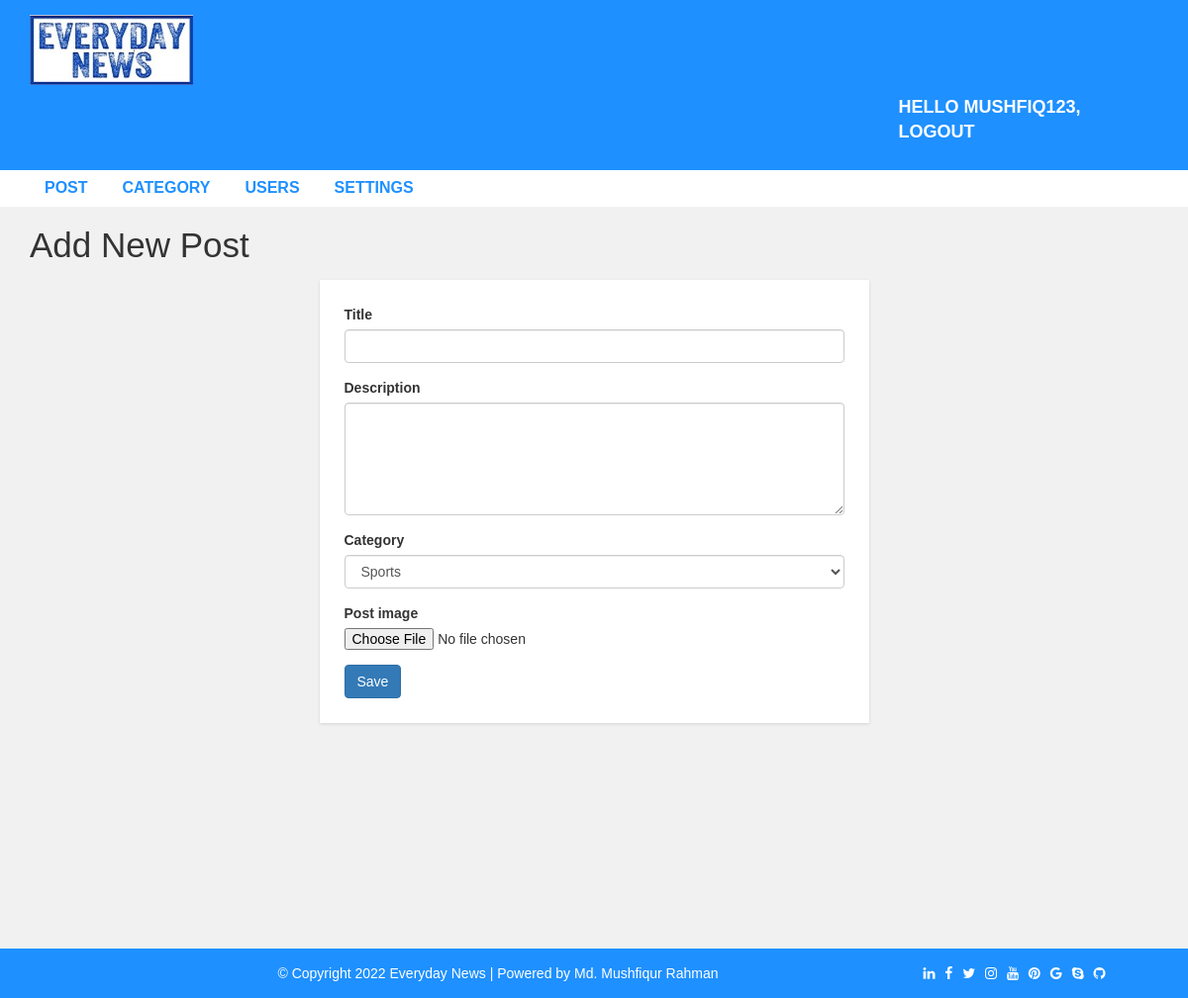
/admin/add-post.php (signed in), run on the app's committed database.
### tables this page shows
CREATE TABLE `settings` (
  `websitename` varchar(60) NOT NULL,
  `logo` varchar(60) NOT NULL,
  `footerdesc` varchar(255) NOT NULL
);

### admin/add-post.php (the view, shortened to what this page needs)
<?php include "header.php"; ?>
  <div id="admin-content">
      <div class="container">
         <div class="row">
             <div class="col-md-12">
                 <h1 class="admin-heading">Add New Post</h1>
             </div>
              <div class="col-md-offset-3 col-md-6">
                  <form  action="save-post.php" method="POST" enctype="multipart/form-data">
                      <div class="form-group">
                          <label for="post_title">Title</label>
                          <input type="text" name="post_title" class="form-control" autocomplete="off" required>
                      </div>
                      <div class="form-group">
                          <label for="exampleInputPassword1"> Description</label>
                          <textarea name="postdesc" class="form-control" rows="5"  required></textarea>
                      </div>
                      <div class="form-group">
                          <label for="exampleInputPassword1">Category</label>
                          <select name="category" class="form-control">
                              <?php
                                include 'config.php';
                                $sql = "SELECT * FROM category";
                                $result = mysqli_query($conn,$sql) or die("Query Failed");
                                if (mysqli_num_rows($result) > 0) {
                                  while ($row = mysqli_fetch_assoc($result)) {
                                    echo "<option value='{$row['category_id']}'>{$row['category_name']}</option>";
                                  }
                                }
                               ?>
                          </select>
                      </div>
                      <div class="form-group">
                          <label for="exampleInputPassword1">Post image</label>
                          <input type="file" name="fileToUpload" required>
                      </div>
                      <input type="submit" name="submit" class="btn btn-primary" value="Save" required />
                  </form>
              </div>
          </div>
      </div>
  </div>
<?php include "footer.php"; ?>

### admin/header.php (shortened to what this page needs)
<!DOCTYPE html>
<html lang="en">
<head>
  <link rel="stylesheet" href="../css/bootstrap.min.css" />
  <link rel="stylesheet" href="../css/font-awesome.css">
  <link rel="stylesheet" href="../css/style.css">
</head>
<body>
  <div id="header-admin">
    <div class="container">
      <div class="row">
        <div class="col-md-2">
          <?php
          include "config.php";
          $sql = "SELECT * FROM settings";
          $result = mysqli_query($conn, $sql) or die("Query Failed.");
          if(mysqli_num_rows($result) > 0){
            while($row = mysqli_fetch_assoc($result)) {
              if ($row['logo'] == "") {
                echo '<a href="index.php"><h1>' . $row['websitename'].'</h1></a>';
              }else{
                echo '<a href="post.php"><img class="logo" src="images/'.$row['logo'].'"></a>';
              }
            }
          }
          ?>
        </div>
        <div class="col-md-offset-9  col-md-3">
          <a href="logout.php" class="admin-logout" >Hello <?php echo $_SESSION['username'] . ", "; ?>logout</a>
        </div>
      </div>
    </div>
  </div>
  <div id="admin-menubar">
    <div class="container">
      <div class="row">
        <div class="col-md-12">
          <ul class="admin-menu">
            <li>
              <a href="post.php">Post</a>
            </li>
            <?php
            if ($_SESSION['user_role'] == '1') {
              ?>
              <li>
                <a href="category.php">Category</a>
              </li>
              <li>
                <a href="users.php">Users</a>
              </li>
              <li>
                <a href="settings.php">Settings</a>
              </li>
            <?php } ?>
          </ul>
        </div>
      </div>
    </div>
  </div>

### admin/footer.php
<div id ="footer">
    <div class="container">
        <div class="row">
            <div class="col-md-12">
                <?php
                  include "config.php";
                  $sql = "SELECT * FROM settings";
                  $result = mysqli_query($conn, $sql) or die("Query Failed.");
                  if(mysqli_num_rows($result) > 0){
                    while($row = mysqli_fetch_assoc($result)) {
                ?>
                 <span style="margin: 0px 200px;"><?php echo $row['footerdesc'] ?></span>
                <span>
                    <a href="#" style="margin: 0px 3px;" class="fa fa-linkedin"></a>
                    <a href="#" style="margin: 0px 3px;" class="fa fa-facebook"></a>
                    <a href="#" style="margin: 0px 3px;" class="fa fa-twitter"></a>
                    <a href="#" style="margin: 0px 3px;" class="fa fa-instagram"></a>
                    <a href="#" style="margin: 0px 3px;" class="fa fa-youtube"></a>
                    <a href="#" style="margin: 0px 3px;" class="fa fa-pinterest"></a>
                    <a href="#" style="margin: 0px 3px;" class="fa fa-google"></a>
                    <a href="#" style="margin: 0px 3px;" class="fa fa-skype"></a>
                    <a href="#" style="margin: 0px 3px;" class="fa fa-github"></a>
                </span>
                <?php
                    }
                }
                 ?>
            </div>
        </div>
    </div>
</div>
</body>
</html>

### css/style.css (style rules this page uses)
body { background: #f1f1f1; font-family: sans-serif,arial,Helvetica; }
a, a:hover, a:focus { text-decoration: none; outline: none; }
ul { margin:0; padding:0; list-style:none; }
img.logo { width: 100%; height: auto; display: block; }
#header-admin { background-color: #1E90FF; padding: 15px 0; }
#header-admin .admin-logout { margin: 10px 0; color: #fff; font-size: 18px; font-weight: 600; text-transform: uppercase; display: inline-block; }
#admin-menubar { background-color: #fff; }
#admin-menubar .admin-menu { font-size: 0; }
#admin-menubar .admin-menu li { display: inline-block; margin: 0 5px 0 0; }
#admin-menubar .admin-menu li a { color: #1E90FF; font-size: 16px; font-weight: 600; text-transform: uppercase; padding: 7px 15px; display: block; transition: all 0.3s; }
#admin-content { padding: 20px 0; min-height: 750px; }
#admin-content .admin-heading { font-size: 35px; margin: 0 0 15px; }
form { background: #fff; padding: 25px; box-shadow:0 1px 3px rgba(0, 0, 0, 0.13); }
#footer { color: #fff; padding:15px 0; text-align:center; background-color:#1e90ff; }
#footer a { color:#fff; }

### data on the page
settings: logo (picture), footerdesc "© Copyright 2022 Everyday News | Powered by Md. Mushfiqur Rahman"

### other printed values
$_SESSION['username'] "MUSHFIQ123"
form field category "Sports"
